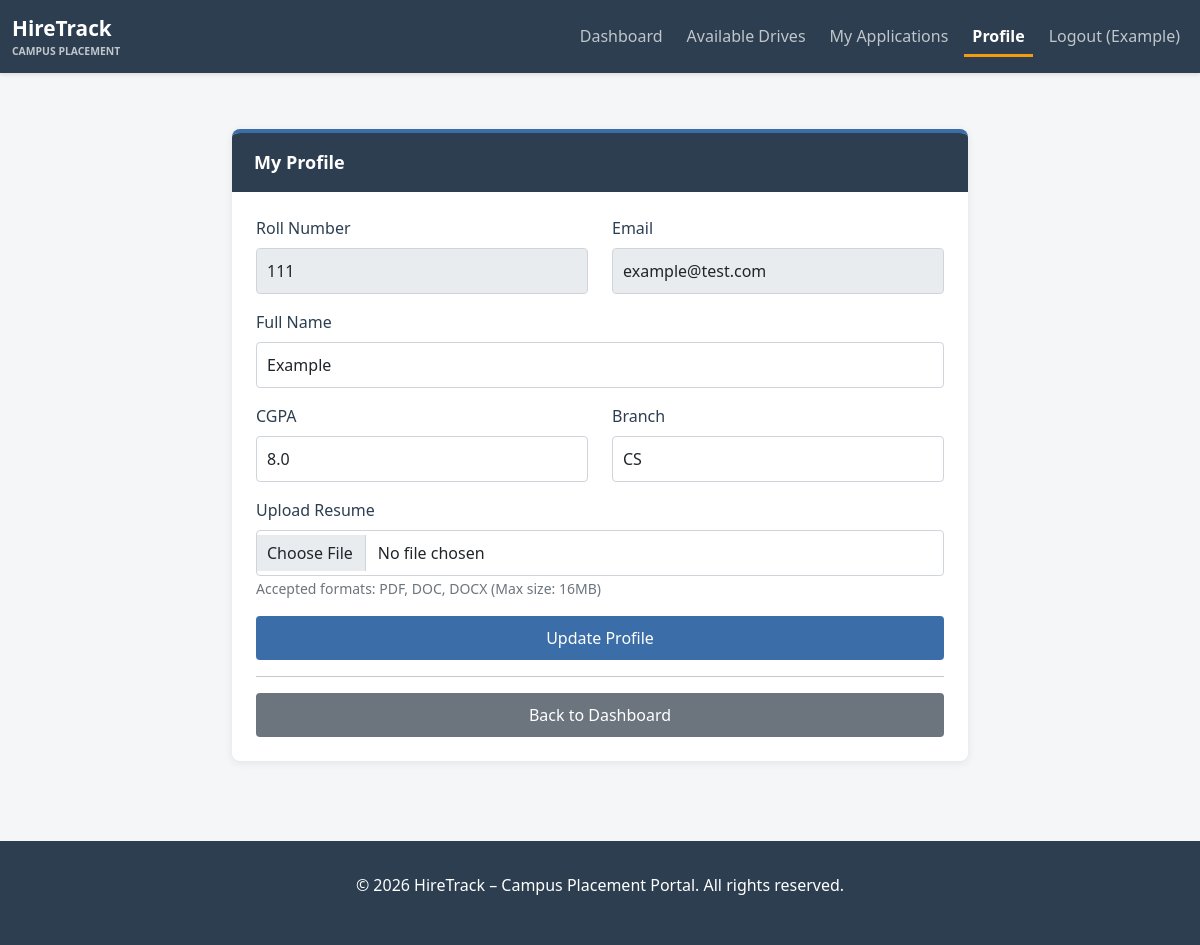
The page /student/profile (signed in) on the database its author committed.
### app/models.py (models this page shows, shortened)
class Student(UserMixin, db.Model):
    __tablename__ = 'student'
    id = db.Column(db.Integer, primary_key=True)
    roll_number = db.Column(db.String(50), unique=True, nullable=False, index=True)
    name = db.Column(db.String(255), nullable=False)
    email = db.Column(db.String(120), unique=True, nullable=False, index=True)
    password_hash = db.Column(db.String(255), nullable=False)
    cgpa = db.Column(db.Float)
    branch = db.Column(db.String(100))
    resume_path = db.Column(db.String(255))
    is_active = db.Column(db.Boolean, default=True)
    is_blacklisted = db.Column(db.Boolean, default=False)
    created_at = db.Column(db.DateTime, default=datetime.utcnow)
    updated_at = db.Column(db.DateTime, default=datetime.utcnow, onupdate=datetime.utcnow)
    applications = db.relationship('Application', backref='student', lazy=True, cascade='all, delete-orphan')

### app/routes.py (the view, shortened to what this page needs)
@student_bp.route('/profile', methods=['GET', 'POST'])
@student_required
def profile():
    form = StudentProfileForm()
    if request.method == 'GET':
        form.name.data = current_user.name
        form.cgpa.data = current_user.cgpa
        form.branch.data = current_user.branch
    return render_template('student/profile.html', form=form)

### app/forms.py
class StudentProfileForm(FlaskForm):
    name = StringField('Full Name', validators=[DataRequired(), Length(min=2, max=255)])
    cgpa = FloatField('CGPA', validators=[DataRequired()])
    branch = StringField('Branch', validators=[DataRequired()])
    resume = FileField('Upload Resume', validators=[FileAllowed(['pdf', 'doc', 'docx'], 'PDF and Word documents only!')])
    submit = SubmitField('Update Profile')

### app/routes.py (called while the page is built)
def student_required(f):
    @wraps(f)
    def decorated_function(*args, **kwargs):
        if not current_user.is_authenticated or not isinstance(current_user, Student):
            flash('You must be logged in as student to access this page.', 'danger')
            return redirect(url_for('auth.login'))
        if current_user.is_blacklisted:
            flash('Your account has been blacklisted.', 'danger')
            return redirect(url_for('auth.logout'))
        return f(*args, **kwargs)
    return decorated_function

### app/templates/student/profile.html (shortened to what this page needs)
{% extends "base.html" %}
{% block content %}
<div class="container mt-4">
<div class="row justify-content-center">
<div class="col-md-8">
<div class="profile-card">
<div class="profile-header">
My Profile
</div>
<div class="profile-body">
<form method="POST" enctype="multipart/form-data" novalidate>
<div class="row">
<div class="col-md-6 mb-3">
<label class="form-label">Roll Number</label>
<input type="text" class="form-control" value="{{ current_user.roll_number }}" disabled>
</div>
<div class="col-md-6 mb-3">
<label class="form-label">Email</label>
<input type="email" class="form-control" value="{{ current_user.email }}" disabled>
</div>
</div>
<div class="mb-3">
{{ form.name.label(class="form-label") }}
{{ form.name(class="form-control") }}
</div>
<div class="row">
<div class="col-md-6 mb-3">
{{ form.cgpa.label(class="form-label") }}
{{ form.cgpa(class="form-control") }}
</div>
<div class="col-md-6 mb-3">
{{ form.branch.label(class="form-label") }}
{{ form.branch(class="form-control") }}
</div>
</div>
<div class="mb-3">
{{ form.resume.label(class="form-label") }}
{{ form.resume(class="form-control") }}
<small class="text-muted">
Accepted formats: PDF, DOC, DOCX (Max size: 16MB)
</small>
</div>
<div class="mb-3">
{{ form.submit(class="btn btn-student w-100") }}
</div>
</form>
<hr>
<a href="{{ url_for('student.dashboard') }}"
class="btn btn-back w-100">
Back to Dashboard
</a>
</div>
</div>
</div>
</div>
</div>
{% endblock %}

### app/templates/base.html (shortened to what this page needs)
<!DOCTYPE html>
<html lang="en">
<head>
<link rel="stylesheet" href="https://cdn.jsdelivr.net/npm/bootstrap@5.1.3/dist/css/bootstrap.min.css">
</head>
<body>
<nav class="navbar navbar-expand-lg navbar-dark">
<div class="container-fluid">
<a class="navbar-brand d-flex align-items-center" href="{{ url_for('main.index') }}">
<div>
<div style="font-weight:700;font-size:1.3rem;">HireTrack</div>
<div style="font-size:0.65rem;opacity:0.7;">CAMPUS PLACEMENT</div>
</div>
</a>
<div class="collapse navbar-collapse" id="navbarNav">
<ul class="navbar-nav ms-auto gap-2">
{% if current_user.is_authenticated %}
{% if current_user.__class__.__name__ == 'Admin' %}
<li class="nav-item">
<a class="nav-link {% if request.endpoint=='admin.dashboard' %}active{% endif %}"
href="{{ url_for('admin.dashboard') }}">Admin Dashboard</a>
</li>
<li class="nav-item">
<a class="nav-link {% if request.endpoint=='admin.manage_companies' %}active{% endif %}"
href="{{ url_for('admin.manage_companies') }}">Companies</a>
</li>
<li class="nav-item">
<a class="nav-link {% if request.endpoint=='admin.manage_students' %}active{% endif %}"
href="{{ url_for('admin.manage_students') }}">Students</a>
</li>
<li class="nav-item">
<a class="nav-link {% if request.endpoint=='admin.manage_drives' %}active{% endif %}"
href="{{ url_for('admin.manage_drives') }}">Drives</a>
</li>
<li class="nav-item">
<a class="nav-link {% if request.endpoint=='admin.view_applications' %}active{% endif %}"
href="{{ url_for('admin.view_applications') }}">Applications</a>
</li>
{% elif current_user.__class__.__name__ == 'Student' %}
<li class="nav-item">
<a class="nav-link {% if request.endpoint=='student.dashboard' %}active{% endif %}"
href="{{ url_for('student.dashboard') }}">Dashboard</a>
</li>
<li class="nav-item">
<a class="nav-link {% if request.endpoint=='student.view_drives' %}active{% endif %}"
href="{{ url_for('student.view_drives') }}">Available Drives</a>
</li>
<li class="nav-item">
<a class="nav-link {% if request.endpoint=='student.view_applications' %}active{% endif %}"
href="{{ url_for('student.view_applications') }}">My Applications</a>
</li>
<li class="nav-item">
<a class="nav-link {% if request.endpoint=='student.profile' %}active{% endif %}"
href="{{ url_for('student.profile') }}">Profile</a>
</li>
{% endif %}
<li class="nav-item">
<a class="nav-link" href="{{ url_for('auth.logout') }}">
Logout ({{ current_user.username if current_user.__class__.__name__ == 'Admin' else current_user.company_name if current_user.__class__.__name__ == 'Company' else current_user.name }})
</a>
</li>
{% endif %}
</ul>
</div>
</div>
</nav>
<div class="container-main">
{% block content %}{% endblock %}
</div>
<footer>
<p>&copy; 2026 HireTrack – Campus Placement Portal. All rights reserved.</p>
</footer>
</body>
</html>

### app/templates/base.html (style rules this page uses)
:root { --primary-color:#2c3e50; --secondary-color:#3498db; --success-color:#27ae60; --danger-color:#e74c3c; --warning-color:#f39c12; }
body { font-family:'Segoe UI',Tahoma,Geneva,Verdana,sans-serif; background-color:#f5f6f8; }
.navbar { background-color:var(--primary-color); box-shadow:0 2px 4px rgba(0,0,0,0.1); }
.navbar-brand { font-weight:700; font-size:1.5rem; }
.container-main { margin-top:2rem; margin-bottom:2rem; }
html, body { height: 100%; }
body { display: flex; flex-direction: column; }
.container-main { flex: 1; }
.form-label { font-weight:500; color:var(--primary-color); }
.nav-link { color:rgba(255,255,255,0.7)!important; transition:all 0.2s ease; }
.nav-link.active { color:white!important; border-bottom:3px solid #f39c12; font-weight:600; padding-bottom:6px; }
footer { background-color:var(--primary-color); color:white; padding:2rem 0; margin-top:3rem; text-align:center; }

### app/templates/student/profile.html (style rules this page uses)
:root { --student-primary:#3b6ea8; --student-dark:#2d5580; --light-bg:#f5f6f8; --border-light:#e8e8e8; }
body { background:var(--light-bg); }
.profile-card { background:white; border-radius:8px; border-top:4px solid var(--student-primary); box-shadow:0 2px 8px rgba(0,0,0,0.08); overflow:hidden; }
.profile-header { background:#2c3e50; color:white; padding:16px 22px; font-weight:600; font-size:18px; }
.profile-body { padding:24px; }
.form-control { border:1px solid #ced4da; padding:10px; }
.btn-student { background:var(--student-primary); color:white; border:none; padding:10px; font-weight:500; }
.btn-back { background:#6c757d; color:white; border:none; padding:10px; }

### rows shown on the page
Student: name "Example", roll_number "111", email "example@test.com", cgpa "8.0", branch "CS"
